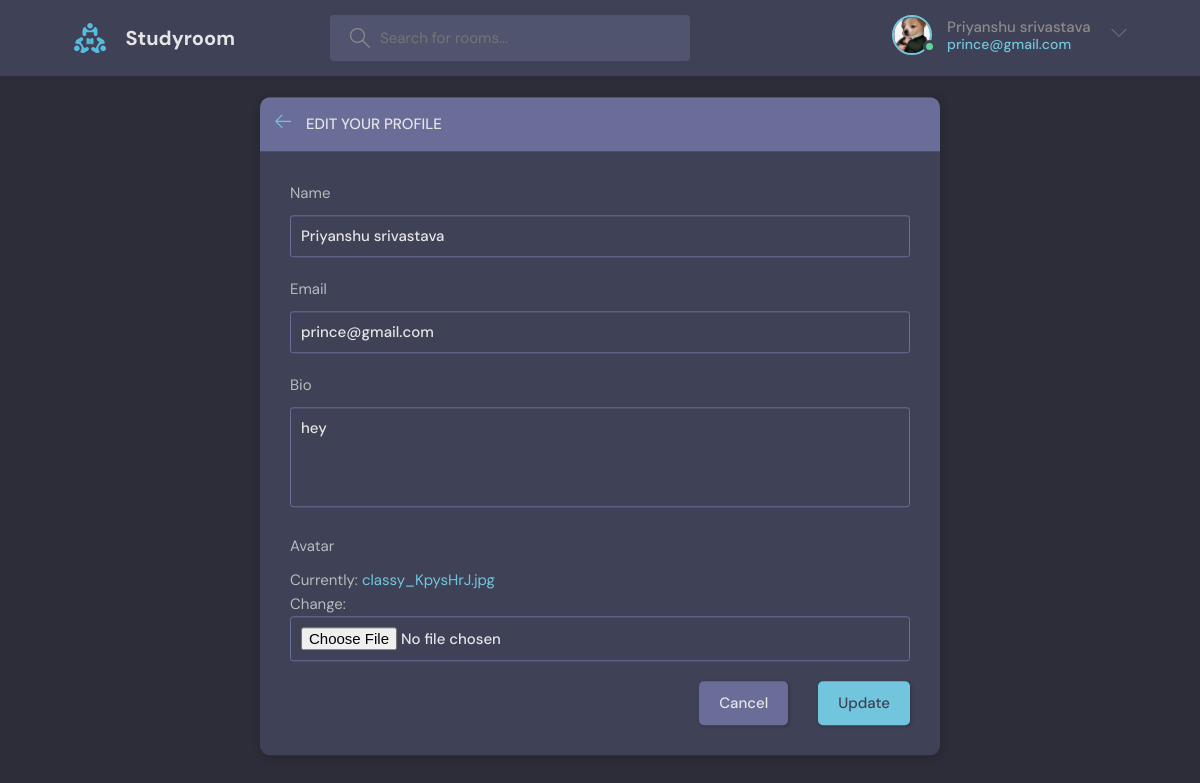
The page /edit_user/ (signed in) on the database its author committed.
### base/models.py (models this page shows)
class User(AbstractUser):
    name=models.CharField(max_length=200,null=True)
    bio=models.TextField(null=True)
    email=models.CharField(unique=True)
    avatar=models.ImageField(null=True,default='avatar.svg')
    followers=models.ManyToManyField('self',related_name='following',symmetrical=False,blank=True)
    USERNAME_FIELD='email'
    REQUIRED_FIELDS=[]

### base/views.py (the view)
# urls.py: path('edit_user/',views.edit_user,name='editUser'),
@login_required(login_url='login')
def edit_user(request):
    user=request.user
    form=Userform(instance=user)
    if request.method == 'POST':
        form=Userform(request.POST,request.FILES,instance=user)
        if form.is_valid():
            form.save()
            return redirect('userProfile',pk=user.id)
    content={'user':user,'form':form}
    return render(request,'edit-user.html',content)

### base/forms.py
class Userform(ModelForm):
    class Meta:
        model=User
        fields=['name','email','bio','avatar']

### template/edit-user.html (shortened to what this page needs)
{% extends 'main.html' %}
{% block  content %}
    <main class="update-account layout">
        <div class="container">
            <div class="layout__box">
                <div class="layout__boxHeader">
                    <div class="layout__boxTitle">
                        <a href="{% url 'userProfile' user.id %}">
                            <svg version="1.1" xmlns="http://www.w3.org/2000/svg" width="32" height="32"
                                viewBox="0 0 32 32">
                                <title>arrow-left</title>
                                <path
                                    d="M13.723 2.286l-13.723 13.714 13.719 13.714 1.616-1.611-10.96-10.96h27.625v-2.286h-27.625l10.965-10.965-1.616-1.607z">
                                </path>
                            </svg>
                        </a>
                        <h3>Edit your profile</h3>
                    </div>
                </div>
                <div class="layout__body">
                    <form class="form" action="" method="post" enctype="multipart/form-data">
                      {% for field in form %}
                        <div class="form__group">
                            <label for="profile_pic">{{field.label}}</label>
                            {{field}}
                        </div>
                        {% endfor %}
                        <div class="form__action">
                            <a class="btn btn--dark" href="{% url 'userProfile' user.id %}">Cancel</a>
                            <button class="btn btn--main" type="submit">Update</button>
                        </div>
                    </form>
                </div>
            </div>
        </div>
    </main>
    {% endblock %}

### template/navbar.html (shortened to what this page needs)
{% load static %}
<header class="header header--loggedIn">
      <div class="container">
        <a href="{% url 'home' %}" class="header__logo">
          <img src="{% static 'images/logo.svg' %}" />
          <h1>Studyroom</h1>
        </a>
        <form class="header__search" method="get" action="{% url 'home' %}">
          <label>
            <input name="q" placeholder="Search for rooms..." />
          </label>
        </form>
        <nav class="header__menu">
          {% if request.user.is_authenticated %}
          <div class="header__user">
            <a href="{% url 'userProfile' request.user.id %}">
              <div class="avatar avatar--medium active">
                <img src="{{request.user.avatar.url}}" />
              </div>
              <p>{{request.user.name}} <span>{{request.user}}</span></p>
            </a>
            <button class="dropdown-button">
              <svg version="1.1" xmlns="http://www.w3.org/2000/svg" width="32" height="32" viewBox="0 0 32 32">
                <title>chevron-down</title>
                <path d="M16 21l-13-13h-3l16 16 16-16h-3l-13 13z"></path>
              </svg>
            </button>
          </div>
          {% else %}
          <a href="{% url 'login' %}">
            <img src="{% static 'images/avatar.svg' %}" />
            <p>Login</p>
          </a>
            {% endif %}
        </nav>
      </div>
    </header>

### rows shown on the page
User: user.avatar (picture), user.name "Priyanshu srivastava", user "prince@gmail.com", form "Priyanshu srivastava" "prince@gmail.com" "hey"

### other values the page prints
{{ field.label }} "Name" "Email" "Bio" "Avatar"
